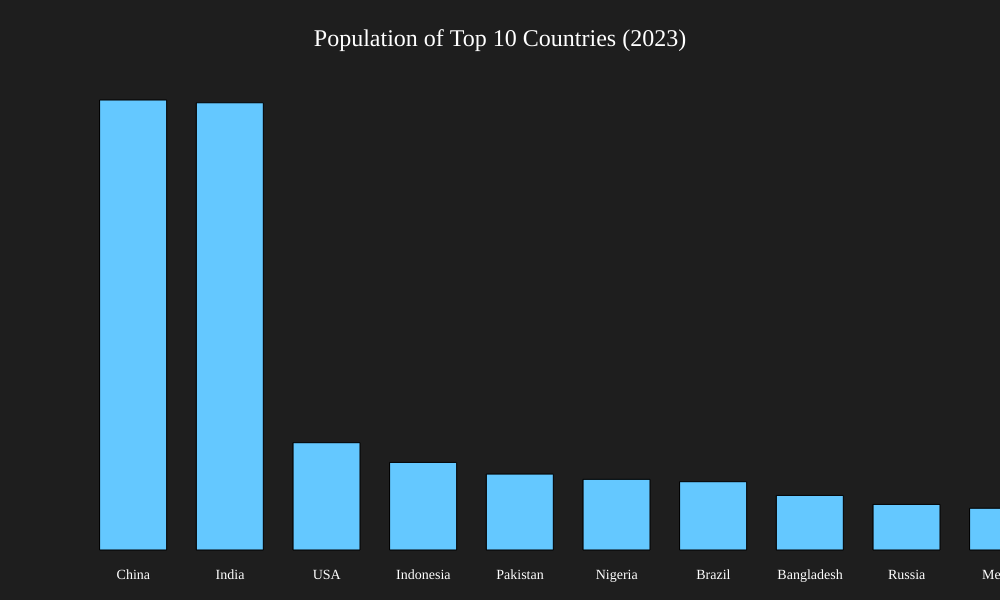
Frame 1 (no input)
Frame 60 (no input): identical to frame 1, image omitted
Frame 120 (the mouse pressed at the canvas centre since frame 60): identical to frame 1, image omitted

The p5.js sketch that drew this single still picture (run headless with seeded random() and noise() and a simulated clock; from frame 60 on, the mouse is pressed at the canvas centre):

// p5.js sketch
// ── sketch.js
let data = [
  { country: "China", population: 1425887337 },
  { country: "India", population: 1417173173 },
  { country: "USA", population: 339996563 },
  { country: "Indonesia", population: 277534122 },
  { country: "Pakistan", population: 240485658 },
  { country: "Nigeria", population: 223804632 },
  { country: "Brazil", population: 216422446 },
  { country: "Bangladesh", population: 172954319 },
  { country: "Russia", population: 144444359 },
  { country: "Mexico", population: 132246760 }
];

let maxPop;

function setup() {
  createCanvas(1000, 600);
  textFont('Georgia');
  textSize(16);
  textAlign(CENTER, CENTER);
  maxPop = max(data.map(d => d.population));
}

function draw() {
  background(30);
  fill(255);
  textSize(24);
  text("Population of Top 10 Countries (2023)", width / 2, 40);

  let barWidth = width / (data.length * 1.5);
  for (let i = 0; i < data.length; i++) {
    let d = data[i];
    let barHeight = map(d.population, 0, maxPop, 0, height - 150);

    let x = 100 + i * (barWidth + 30);
    let y = height - barHeight - 50;

   
    if (
      mouseX > x &&
      mouseX < x + barWidth &&
      mouseY > y &&
      mouseY < height - 50
    ) {
      fill(255, 204, 0);
      cursor(HAND);
    } else {
      fill(100, 200, 255);
      cursor(ARROW);
    }

    rect(x, y, barWidth, barHeight);

    
    fill(255);
    textSize(14);
    text(d.country, x + barWidth / 2, height - 25);

    
    if (
      mouseX > x &&
      mouseX < x + barWidth &&
      mouseY > y &&
      mouseY < height - 50
    ) {
      fill(255);
      textSize(16);
      text(nf(d.population), x + barWidth / 2, y - 20);
    }
  }
}
